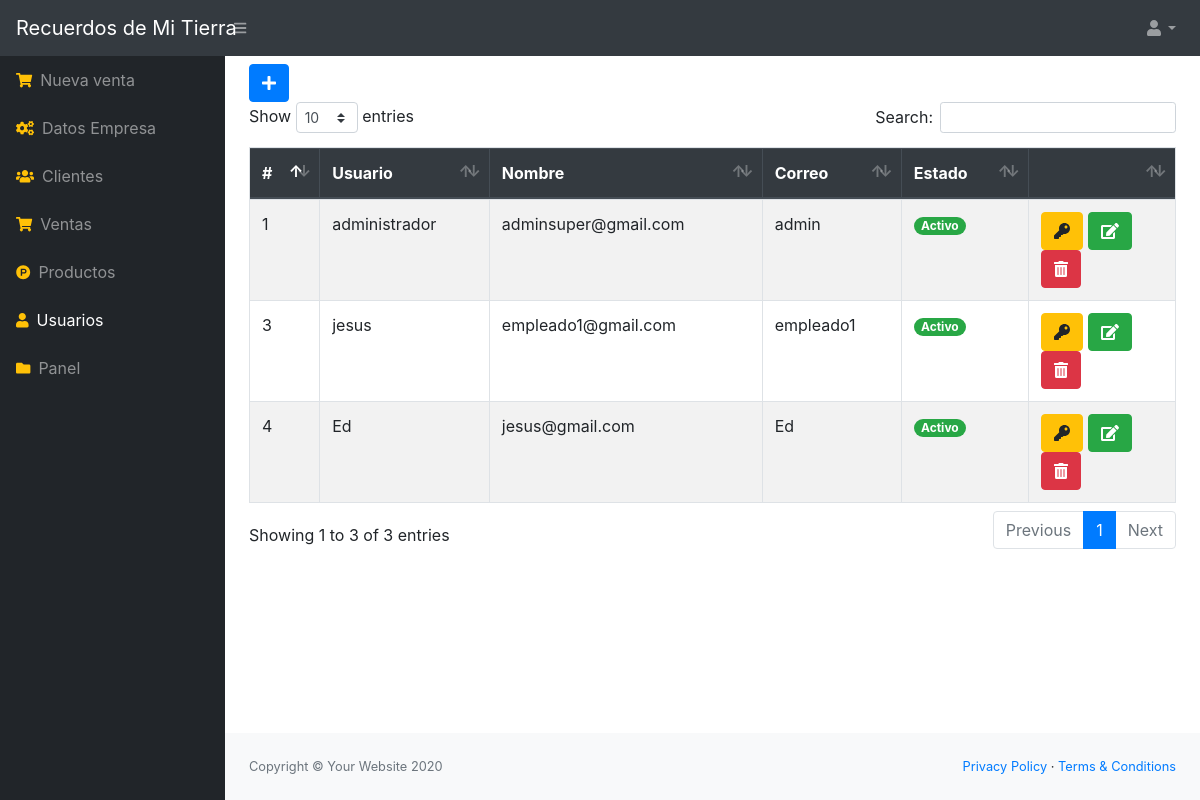
Screenshot of /src/usuarios.php (signed in) with the database file from the repository.
### tables this page shows
CREATE TABLE `usuario` (
  `idusuario` int(11) NOT NULL,
  `nombre` varchar(100) NOT NULL,
  `correo` varchar(100) NOT NULL,
  `usuario` varchar(20) NOT NULL,
  `clave` varchar(50) NOT NULL,
  `estado` int(11) NOT NULL DEFAULT 1
);

### src/usuarios.php (the view, shortened to what this page needs)
<?php include_once "includes/header.php";
?>
<button class="btn btn-primary" type="button" data-toggle="modal" data-target="#nuevo_usuario"><i class="fas fa-plus"></i></button>
<div class="table-responsive">
    <table class="table table-hover table-striped table-bordered mt-2" id="tbl">
        <thead class="thead-dark">
            <tr>
                <th>#</th>
                <th>Usuario</th>
                <th>Nombre</th>
                <th>Correo</th>
                <th>Estado</th>
                <th></th>
            </tr>
        </thead>
        <tbody>
            <?php
            include "../conexion.php";
            $query = mysqli_query($conexion, "SELECT * FROM usuario ORDER BY estado DESC");
            $result = mysqli_num_rows($query);
            if ($result > 0) {
                while ($data = mysqli_fetch_assoc($query)) {
                    if ($data['estado'] == 1) {
                        $estado = '<span class="badge badge-pill badge-success">Activo</span>';
                    } else {
                        $estado = '<span class="badge badge-pill badge-danger">Inactivo</span>';
                    }
            ?>
                    <tr>
                        <td><?php echo $data['idusuario']; ?></td>
                        <td><?php echo $data['nombre']; ?></td>
                        <td><?php echo $data['correo']; ?></td>
                        <td><?php echo $data['usuario']; ?></td>
                        <td><?php echo $estado; ?></td>
                        <td>
                            <?php if ($data['estado'] == 1) { ?>
                                <a href="rol.php?id=<?php echo $data['idusuario']; ?>" class="btn btn-warning"><i class='fas fa-key'></i></a>
                                <a href="editar_usuario.php?id=<?php echo $data['idusuario']; ?>" class="btn btn-success"><i class='fas fa-edit'></i></a>
                                <form action="eliminar_usuario.php?id=<?php echo $data['idusuario']; ?>" method="post" class="confirmar d-inline">
                                    <button class="btn btn-danger" type="submit"><i class='fas fa-trash-alt'></i> </button>
                                </form>
                            <?php } ?>
                        </td>
                    </tr>
            <?php }
            } ?>
        </tbody>
    </table>
</div>
<?php include_once "includes/footer.php"; ?>

### rows the page displays
usuario: idusuario "1", nombre "administrador", correo "adminsuper@gmail.com", usuario "admin", estado "Activo"
usuario: idusuario "3", nombre "jesus", correo "empleado1@gmail.com", usuario "empleado1", estado "Activo"
usuario: idusuario "4", nombre "Ed", correo "jesus@gmail.com", usuario "Ed", estado "Activo"
